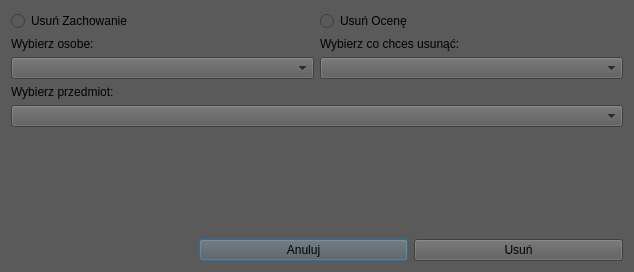
<?xml version="1.0" encoding="UTF-8"?>
<ui version="4.0">
 <class>TeacherRemoveData</class>
 <widget class="QDialog" name="TeacherRemoveData">
  <property name="geometry">
   <rect>
    <x>0</x>
    <y>0</y>
    <width>634</width>
    <height>272</height>
   </rect>
  </property>
  <property name="windowTitle">
   <string>Dialog</string>
  </property>
  <property name="styleSheet">
   <string notr="true">background-color: rgb(90, 90, 90);</string>
  </property>
  <layout class="QVBoxLayout" name="verticalLayout_5">
   <item>
    <layout class="QVBoxLayout" name="verticalLayout">
     <item>
      <layout class="QHBoxLayout" name="horizontalLayout_2">
       <item>
        <widget class="QRadioButton" name="behaviorRadioButton">
         <property name="styleSheet">
          <string notr="true">font: 700 16pt &quot;Nirmala UI&quot;;
color: &quot;white&quot;;</string>
         </property>
         <property name="text">
          <string>Usuń Zachowanie</string>
         </property>
        </widget>
       </item>
       <item>
        <widget class="QRadioButton" name="gradeRadioButton">
         <property name="styleSheet">
          <string notr="true">font: 700 16pt &quot;Nirmala UI&quot;;
color: &quot;white&quot;;</string>
         </property>
         <property name="text">
          <string>Usuń Ocenę</string>
         </property>
        </widget>
       </item>
      </layout>
     </item>
     <item>
      <layout class="QHBoxLayout" name="horizontalLayout">
       <item>
        <layout class="QVBoxLayout" name="verticalLayout_2">
         <item>
          <widget class="QLabel" name="personLabel">
           <property name="styleSheet">
            <string notr="true">font: 700 16pt &quot;Nirmala UI&quot;;
color: &quot;white&quot;;</string>
           </property>
           <property name="text">
            <string>Wybierz osobe:</string>
           </property>
          </widget>
         </item>
         <item>
          <widget class="QComboBox" name="personComboBox">
           <property name="styleSheet">
            <string notr="true">font: 700 16pt &quot;Nirmala UI&quot;;
color: &quot;white&quot;;</string>
           </property>
          </widget>
         </item>
        </layout>
       </item>
       <item>
        <layout class="QVBoxLayout" name="verticalLayout_4">
         <item>
          <widget class="QLabel" name="deleteLabel">
           <property name="styleSheet">
            <string notr="true">font: 700 16pt &quot;Nirmala UI&quot;;
color: &quot;white&quot;;</string>
           </property>
           <property name="text">
            <string>Wybierz co chces usunąć:</string>
           </property>
          </widget>
         </item>
         <item>
          <widget class="QComboBox" name="deleteComboBox">
           <property name="styleSheet">
            <string notr="true">font: 700 16pt &quot;Nirmala UI&quot;;
color: &quot;white&quot;;</string>
           </property>
          </widget>
         </item>
        </layout>
       </item>
      </layout>
     </item>
     <item>
      <layout class="QVBoxLayout" name="verticalLayout_3">
       <item>
        <widget class="QLabel" name="subjectLabel">
         <property name="styleSheet">
          <string notr="true">font: 700 16pt &quot;Nirmala UI&quot;;
color: &quot;white&quot;;</string>
         </property>
         <property name="text">
          <string>Wybierz przedmiot: </string>
         </property>
        </widget>
       </item>
       <item>
        <widget class="QComboBox" name="subjectComboBox">
         <property name="styleSheet">
          <string notr="true">font: 700 16pt &quot;Nirmala UI&quot;;
color: &quot;white&quot;;</string>
         </property>
        </widget>
       </item>
      </layout>
     </item>
     <item>
      <spacer name="verticalSpacer">
       <property name="orientation">
        <enum>Qt::Vertical</enum>
       </property>
       <property name="sizeHint" stdset="0">
        <size>
         <width>20</width>
         <height>40</height>
        </size>
       </property>
      </spacer>
     </item>
     <item>
      <layout class="QHBoxLayout" name="horizontalLayout_3" stretch="9,10,10">
       <item>
        <spacer name="horizontalSpacer">
         <property name="orientation">
          <enum>Qt::Horizontal</enum>
         </property>
         <property name="sizeHint" stdset="0">
          <size>
           <width>40</width>
           <height>20</height>
          </size>
         </property>
        </spacer>
       </item>
       <item>
        <widget class="QPushButton" name="cancelPushButton">
         <property name="cursor">
          <cursorShape>OpenHandCursor</cursorShape>
         </property>
         <property name="styleSheet">
          <string notr="true">font: 700 16pt &quot;Nirmala UI&quot;;
color: &quot;white&quot;;</string>
         </property>
         <property name="text">
          <string>Anuluj</string>
         </property>
        </widget>
       </item>
       <item>
        <widget class="QPushButton" name="deletePushButton">
         <property name="cursor">
          <cursorShape>OpenHandCursor</cursorShape>
         </property>
         <property name="styleSheet">
          <string notr="true">font: 700 16pt &quot;Nirmala UI&quot;;
color: &quot;white&quot;;</string>
         </property>
         <property name="text">
          <string>Usuń</string>
         </property>
        </widget>
       </item>
      </layout>
     </item>
    </layout>
   </item>
  </layout>
 </widget>
 <resources/>
 <connections/>
</ui>
